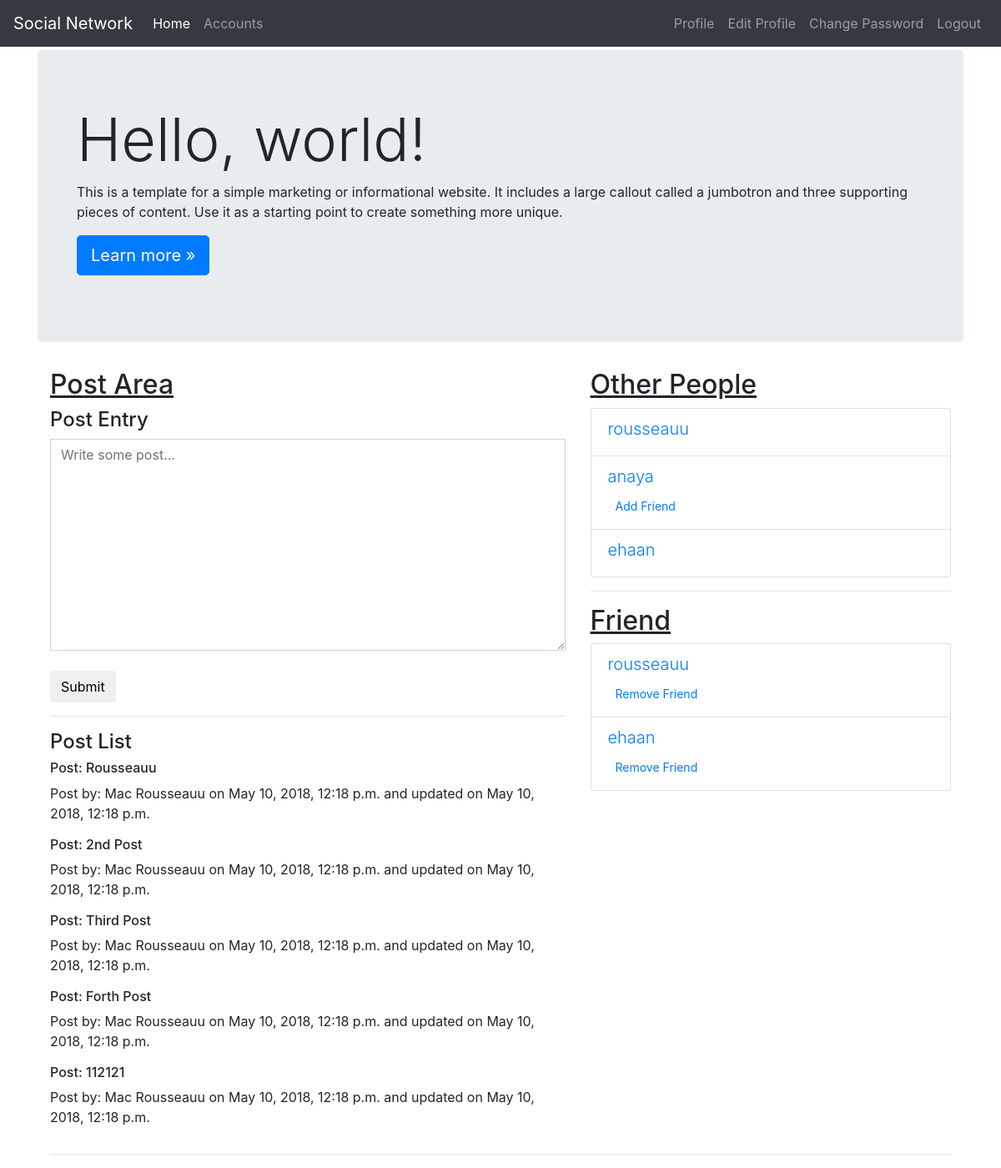
Page /home/ (signed in) on the committed database.
### home/models.py (models this page shows, shortened)
class Post(models.Model):
    post = models.CharField(max_length=500)
    user = models.ForeignKey(User, on_delete=models.CASCADE)
    created = models.DateTimeField(auto_now_add=True)
    updated = models.DateTimeField(auto_now=True)

### home/views.py (the view, shortened to what this page needs)
# urls.py: path('', views.HomeView.as_view(), name='home'),
class HomeView(TemplateView):
    template_name = 'home/home.html'
    def get(self, request):
        form = HomeForm()
        posts = Post.objects.all().order_by('-created')
        users = User.objects.exclude(id=request.user.id)
        '''
            Post.objects.all()[1].post get 2nd post
            post =Post.objects.all()
            post.get_next_by_created().post get next post of 2nd post
            post.get_previous_by_created().post get next post of 2nd post

        '''
        friend = Friend.objects.get(current_user=request.user)
        friends = friend.users.all()
        context = {'form': form, 'posts': posts, 'users': users, 'friends': friends}
        return render(request, self.template_name, context)

### home/forms.py
class HomeForm(forms.ModelForm):
    post = forms.CharField(widget=forms.Textarea(
        attrs={
            'class': 'form-control',
            'placeholder': 'Write some post...'
        }
    ))
    class Meta:
        model = Post
        fields = ('post',)

### home/templates/home/home.html (shortened to what this page needs)
{% extends 'base.html' %}
{% block content %}
    <div class="jumbotron">
        <div class="container">
            <h1 class="display-3">Hello, world!</h1>
            <p>This is a template for a simple marketing or informational website. It includes a large callout called a
                jumbotron and three supporting pieces of content. Use it as a starting point to create something more
                unique.</p>
            <p><a class="btn btn-primary btn-lg" href="#" role="button">Learn more &raquo;</a></p>
        </div>
    </div>
    <div class="container">
        <div class="row">
            <div class="col-md-7">
                <h2><u>Post Area</u></h2>
                <h4>Post Entry</h4>
                <form method="post">
                    {{ form.post }}
                    <br>
                    <button class="btn btn-default">Submit</button>
                    <hr>
                    <h4>Post List</h4>
                    {% for post in posts %}
                        <h6>Post: {{ post.post }}</h6>
                        <p>Post by: {{ post.user.get_full_name }} on {{ post.created }} and updated
                            on {{ post.updated }}</p>
                    {% endfor %}
                </form>
            </div>
            <div class="col-md-5">
                <h2><u>Other People</u></h2>
                <ur class="list-group">
                    {% for user in users %}
                        <li class="list-group-item">
                            <h5 class="lead">
                                <a href="{% url 'accounts:view_profile_with_pk' pk=user.pk %}"
                                   class="text-link">
                                    {{ user.username }}
                                </a>
                            </h5>
                            {% if user not in friends %}
                                <a href="{% url 'home:change_friends' operation='add' pk=user.pk %}"
                                   class="btn btn-sm btn-default">
                                    Add Friend
                                </a>
                            {% endif %}
                        </li>
                    {% endfor %}
                </ur>
                <hr>
                <h2><u>Friend</u></h2>
                <ur class="list-group">
                    {% for friend in friends %}
                        <li class="list-group-item">
                            <h5 class="lead">
                                <a href="{% url 'accounts:view_profile_with_pk' pk=friend.id %}" class="text-link">
                                    {{ friend.username }}
                                </a>
                            </h5>
                            <a href="{% url 'home:change_friends' operation='remove' pk=friend.pk %}"
                               class="btn btn-sm btn-default">
                                Remove Friend
                            </a>
                        </li>
                    {% endfor %}
                </ur>
            </div>
        </div>
        <hr>
{% endblock %}

### assets/css/style.css (style rules this page uses)
.form-control { border-radius: 0; }

### rows in the picture
Post: post "Rousseauu", user.get_full_name "Mac Rousseauu", created "May 10, 2018, 12:18 p.m.", updated "May 10, 2018, 12:18 p.m."
Post: post "2nd Post", user.get_full_name "Mac Rousseauu", created "May 10, 2018, 12:18 p.m.", updated "May 10, 2018, 12:18 p.m."
Post: post "Third Post", user.get_full_name "Mac Rousseauu", created "May 10, 2018, 12:18 p.m.", updated "May 10, 2018, 12:18 p.m."
Post: post "Forth Post", user.get_full_name "Mac Rousseauu", created "May 10, 2018, 12:18 p.m.", updated "May 10, 2018, 12:18 p.m."
Post: post "112121", user.get_full_name "Mac Rousseauu", created "May 10, 2018, 12:18 p.m.", updated "May 10, 2018, 12:18 p.m."

### other values in the picture
{{ user.username }} "rousseauu"
{{ user.username }} "anaya"
{{ user.username }} "ehaan"
{{ friend.username }} "rousseauu"
{{ friend.username }} "ehaan"
